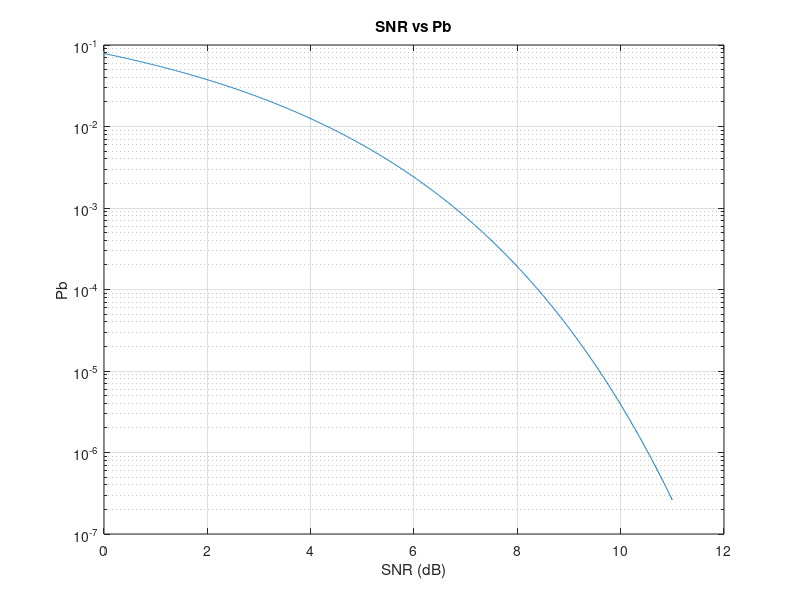

MATLAB code for this plot: (Note: this script raises an error after producing the figure.)
%% Theroical simulation of the binary signal noise ratio
Eb = 1;
% make a vector of SNR values from 0 to 11 dB
SNRdb = 0:0.01:11;
%make Pb vector using SNRdb
Pb =qfunc(sqrt(2*10.^(SNRdb/10)));
%plot SNRdb vs Pb
figure;
semilogy(SNRdb,Pb);
xlabel('SNR (dB)');
ylabel('Pb');
title('SNR vs Pb');
grid on;
%you can see that the Pb decreases as the SNR increases as example at 10 db the Pb is 10^-6
% its mean there is 1 error in 1 million bits
% To test that we have to send 10 million bits
% and check the number of errors bu sending 100 million bits is better

% make random bits 100 million
bits = randi([0 1],1,10^8);

% plot the distribution of the bits
figure;
histogram(bits,100);
xlabel('bits');
ylabel('count');
title('bits distribution');
grid on;

% make the signal
signal = 2*bits - 1;
figure;
plot(signal(1:10));
xlabel('time');
ylabel('signal');
title('signal');
grid on;

% make the noise
noise = randn(1,10^8);
figure;
histogram(noise,100);
xlabel('noise');
ylabel('count');
title('noise distribution');
grid on;


% make the received signal
SNRdb = 10;
SNR = 10^(SNRdb/10);
received_signal = signal + noise/sqrt(SNR);
figure;
plot(received_signal(1:10));
xlabel('time');
ylabel('received signal');
title('received signal');
grid on;




